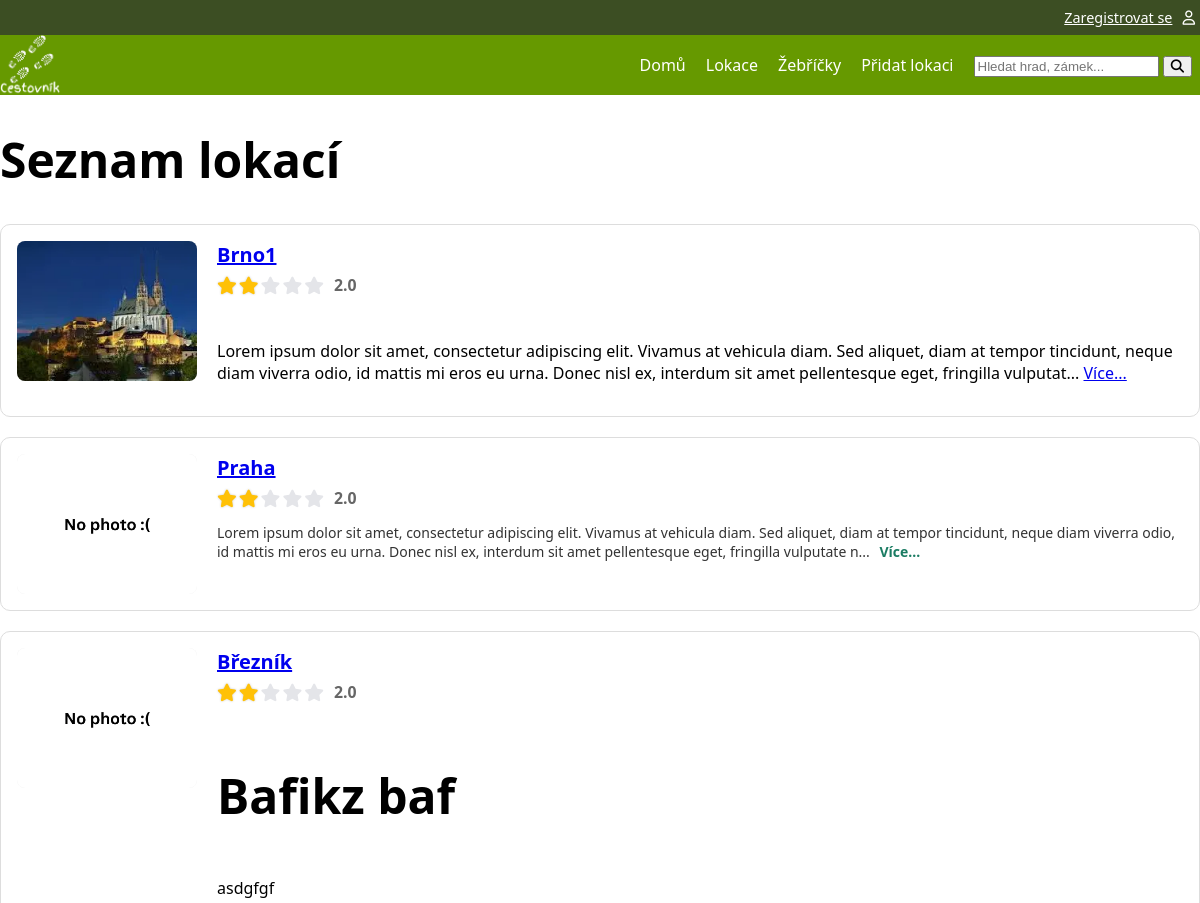
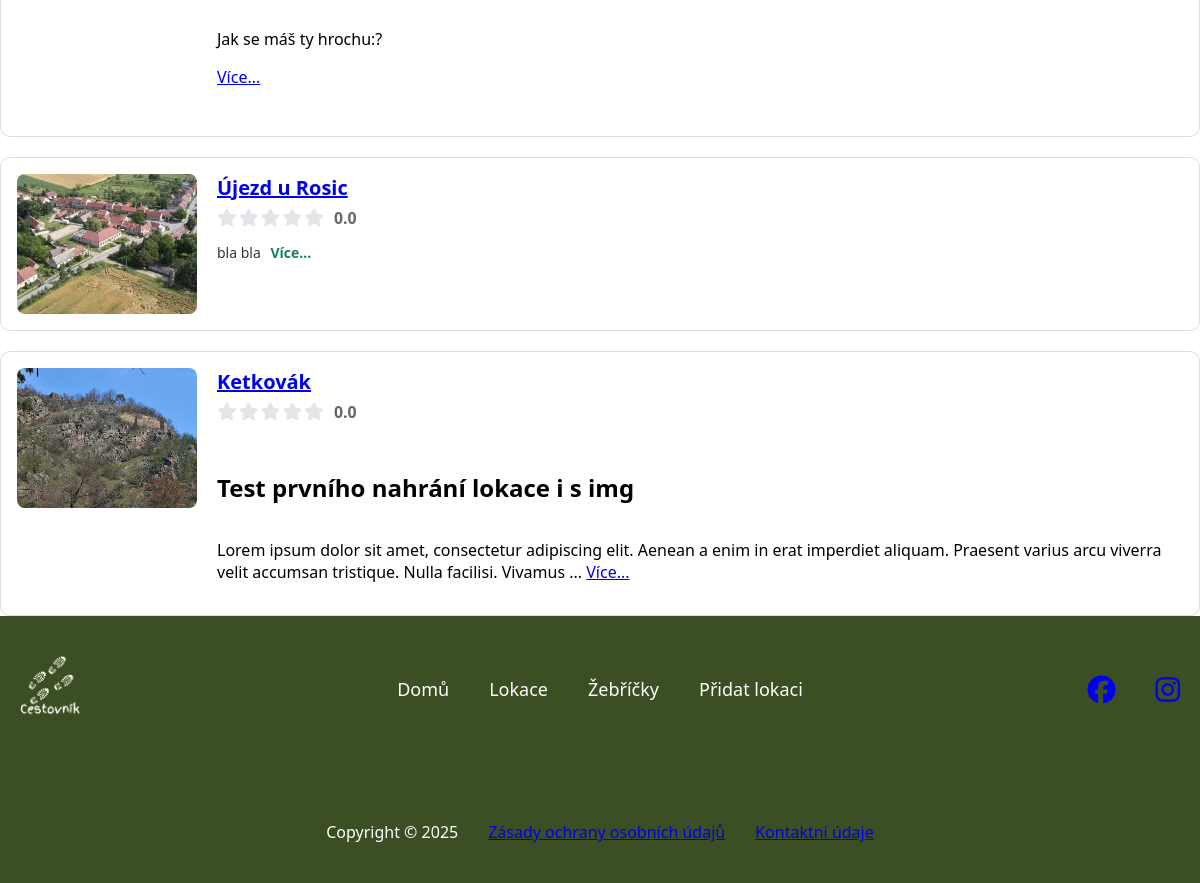
/locations, run on the app's committed database (2 pictures, top to bottom).
### tables this page shows
CREATE TABLE "photo"
(
    id          INTEGER
        primary key autoincrement,
    name        VARCHAR not null,
    alt_text    VARCHAR,
    url         VARCHAR not null,
    id_location INTEGER not null
        references location
            on delete cascade
);

CREATE TABLE "location"
(
    id                  INTEGER
        primary key autoincrement,
    name                VARCHAR                   not null,
    description         VARCHAR,
    date_location_added TEXT default current_date not null,
    id_user             INTEGER                   not null
        constraint location_user_id_fk
            references user
            on delete cascade,
    id_status           INTEGER                   not null
        constraint location_location_status_id_fk
            references location_status
);

### pages/locations.py (the view)
@router.get("/locations", name="list_locations_with_photos_rating", response_class=HTMLResponse)
async def list_locations_with_photos_rating(request: Request, svc: LocationService = Depends(locations_service)):
    locations = svc.list_locations_with_photos_rating()
    tpl = request.app.state.templates
    return tpl.TemplateResponse(
        "locations.html",
        {
            "request": request,
            "title": "Seznam lokací",
            "locations": locations,  # Seznam lokací - údaje o lokaci + fotky + Rating
        },
    )

### templates/locations.html (shortened to what this page needs)
{% extends "base.html" %}
{% block head %}
    <link rel="stylesheet" href="{{ url_for('static', path='css/rating.css') }}">
{% endblock %}
{% block content %}
    <h1>{{ title }}</h1>
    <div class="locations-list">
        {% for loc in locations %}
            <div class="location-card">
                <div class="loc-thumb">
                    {% if loc['photos'] %}
                        <a href="{{ url_for('location_detail',  location_id=loc['id']) }}">
                            <img alt="{{ loc['photos'][0]['alt_text'] }}" src="/{{ loc['photos'][0]['url'] }}">
                        </a>
                    {% else %}
                        <img alt="No photo" src="{{ url_for('static', path='img/web/noImage.webp') }}" class="noImage">
                    {% endif %}
                </div>
                <div class="loc-body">
                    <a href="{{ url_for('location_detail',  location_id=loc['id']) }}">
                        <h2 class="loc-title">{{ loc['name'] }}</h2>
                    </a>
                    <div class="rating-stars" title="Průměrné hodnocení: {{ (loc['avg_rating'] or 0) | round(1) }}">
                        {% set active_stars = loc['avg_rating'] | int %}
                        {% set inactive_stars = 5 - active_stars %}
                        {% for i in range(active_stars) %}
                            <i class="fa-solid fa-star star-active"></i>
                        {% endfor %}
                        {% for i in range(inactive_stars) %}
                            <i class="fa-solid fa-star star-inactive"></i>
                        {% endfor %}
                        <span class="rating-value">
        {% if loc['avg_rating'] %}
            {{ loc['avg_rating'] | round(1) }}
        {% else %}
            0.0
        {% endif %}
    </span>
                    </div>
                    <p class="loc-desc">
                        {{ loc['description'] | truncate(250, True, '...') | safe }}
                        <a href="{{ url_for('location_detail',  location_id=loc['id']) }}" class="more">Více...</a>
                    </p>
                </div>
            </div>
        {% endfor %}
    </div>
{% endblock %}

### static/css/style.css (style rules this page uses)
:root { font-family: system-ui, -apple-system, Segoe UI, Roboto, sans-serif; --background-color: white; --text-color: black; --navbar-background-color: #669900; --footer-background-color: #3c4e23; --white-text-color: white; font-size: 16px; }
html, body { margin:0; padding: 0; background: var(--background-color); width: 100%; }
h1 { font-size: 3em; }
.noImage { max-width: 30vh; }

### static/css/location.css (style rules this page uses)
.locations-list { display: flex; flex-direction: column; gap: 20px; }
.location-card { display: grid; grid-template-columns: 180px 1fr; gap: 20px; padding: 16px; background: #ffffff; border: 1px solid #ddd; border-radius: 10px; }
.loc-thumb { width: 100%; height: 140px; background: #eee; border-radius: 8px; overflow: hidden; }
.loc-thumb img { width: 100%; height: 100%; object-fit: cover; }
.loc-body { display: flex; flex-direction: column; }
.loc-title { margin: 0 0 6px 0; font-size: 20px; font-weight: 600; }
.loc-desc { font-size: 14px; color: #333; }
.loc-desc .more { color: #1b7c63; font-weight: 600; text-decoration: none; margin-left: 6px; }

### static/css/rating.css (style rules this page uses)
.rating-stars { display: inline-flex; align-items: center; gap: 2px; font-size: 1.1em; }
.star-active { color: #ffc107; filter: drop-shadow(0 0 1px rgba(0,0,0,0.2)); }
.star-inactive { color: #e4e5e9; }
.rating-value { margin-left: 8px; font-weight: bold; color: #666; font-size: 0.9em; }

### data on the page
photo: url (picture), name "Brno1", avg_rating "2.0", description "Lorem ipsum dolor sit amet, consectetur adipiscing elit. Vivamus at vehicula diam. Sed aliquet, diam at tempor tincidunt, neque diam viverra odio, id mattis mi eros eu urna. Donec nisl ex, interdum sit amet pellentesque eget, fringilla vulputat..."
location: name "Praha", avg_rating "2.0", description "Lorem ipsum dolor sit amet, consectetur adipiscing elit. Vivamus at vehicula diam. Sed aliquet, diam at tempor tincidunt, neque diam viverra odio, id mattis mi eros eu urna. Donec nisl ex, interdum sit amet pellentesque eget, fringilla vulputate n..."
location: name "Březník", avg_rating "2.0", description "Bafikz baf asdgfgf Jak se máš ty hrochu:?"
photo: url (picture), name "Újezd u Rosic", shows "0.0", description "bla bla"
photo: url (picture), name "Ketkovák", shows "0.0", description "Test prvního nahrání lokace i s img Lorem ipsum dolor sit amet, consectetur adipiscing elit. Aenean a enim in erat imperdiet aliquam. Praesent varius arcu viverra velit accumsan tristique. Nulla facilisi. Vivamus ..."

### other printed values
{{ title }} "Seznam lokací"
